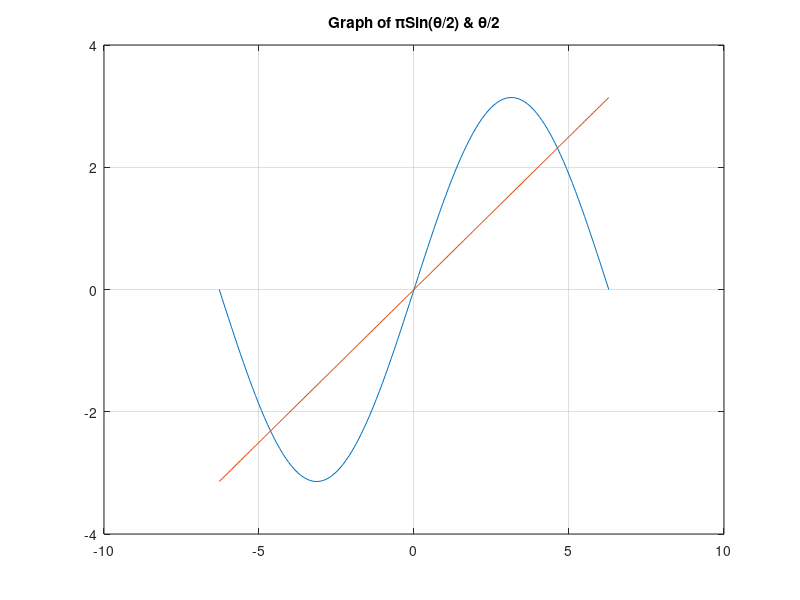
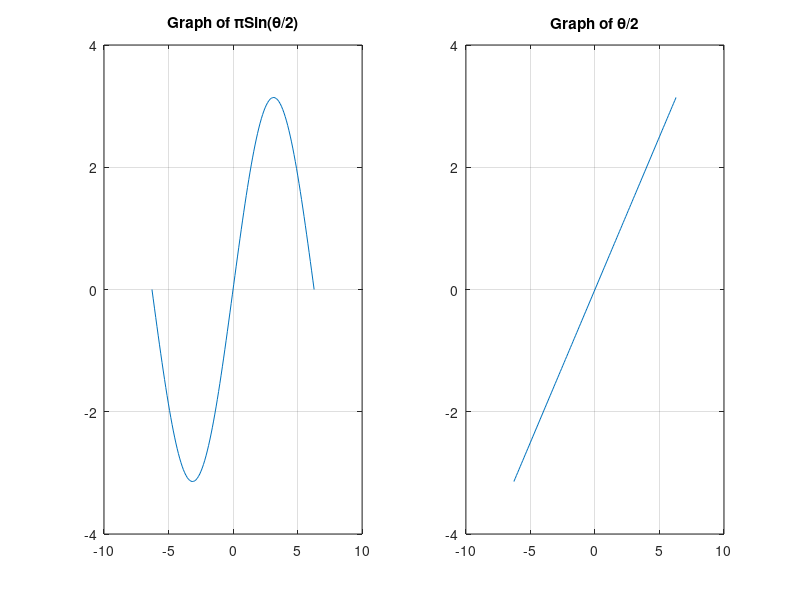

Source code (MATLAB) for these figures, in order: (Note: this script raises an error after producing the figures.)
%Roshan Jaiswal-Ferri
%Section - 03
%Aero 300 Lab 1 - Review of the MATLAB Environment: 4/5/24 (PRACTICE)

%%

close all;      %Clears all
clear all;      %Clears Workspace
clc;            %Clears Command Window

%% PART 1: Plotting
o = -2*pi; %Setting bounds to variables
p = 2*pi;


theta = linspace(o,p,130); %Creating vector with proper bounds and stepping

y = pi*sin(theta/2); %Given Function

g = theta/2; %Other given function

figure; %Creating a figure with overlayed functions
plot(theta, y)
hold on
plot(theta, g)
grid on;
title('Graph of πSin(θ/2) & θ/2')

figure; %Creating a figure where both functions recieve their own subplot
subplot(1,2,1)
plot(theta, y)
hold on
title('Graph of πSin(θ/2)')
grid on;
subplot(1,2,2)
plot(theta, g)
grid on;
title('Graph of θ/2')

%% PART 2: Creating Vectors

y=1;
x = linspace(0,10,100000); %Creating a vector from 1 to 10 with 100000 steps
r1 = zeros(1,100000); %Creating an r1 zero vector
r2 = zeros(1,100000); %Creating an r2 zero vector

tic %Start stopwatch
for i = 1:100000 %looping 100000 times and substituting each value in from their corresponding vector positions
    u = x(1,i);
    r1(1,i) = 3*(u^3)-(u^2)-1;
end

disp(['R1: ', num2str(r1)]); %idk if we were supposed to print the 100000 long vectors but here they are
g = toc; %End timer
disp(['Time to Calculate R1 using for loop: ', num2str(g)])

tic %Start new timer
r2 = 3*x.^3-x.^2-1; %the period tells matlab that it is working with a matrix
disp(['R2: ', num2str(r2)]);
v = toc; %End timer
disp(['Time to Calculate R2 not using for loop: ', num2str(v)])

%There are fewer lines of code for matlab to process when you are not using
%the for loop, which means the process is better optimized for matlab and
%will run faster than a for loop which has more lines of code to process

%% PART 3: Average of a List

x = rand(1,500); %Creating 500 unit long vector with random numbers

l = length(x); %taking length of vector

[avgx] = avg(x,l); %calling function and inputing vector and vector length to calculate avg value

disp(['Using my avg function: ',num2str(avgx)])

disp(['Using matlabs mean function: ',num2str(mean(x))])

%% PART 4: Calculating Pi

k = 0; %Assigning iteration to k
Pisum = 0; %Creating Pisum
a = zeros(1,20); %creating a vector of zeros to more efficiently store the first 20 calculations
e = zeros(1,10000); %creating a 10000 unit long vector to store percent error
m = linspace(1,20,20); %Creating a 20 unit long vector with steps of 1 for subplot axis
l = linspace(1,10000,10000); %Creating a 10000 unit long vector with steps of 10000 for subplot axis

while abs(pi-(4*Pisum)) > 1e-4
    k = k + 1;
    temp = 0; 
    temp = ((-1)^(k+1))/(2*k-1); %calculating
    Pisum = Pisum + temp; %adding k value to total sum
    e(1,k) = abs((((Pisum*4)-pi)/(pi))*100); %Calculating Percent error
    if k <= 20 %Stores the first 20 calculations in vector a
        a(1,k) = Pisum*4;
    end

end
Pisum = 4*Pisum;

figure;
subplot(1,2,1) %Creating sub plots with gridlines
plot(m, a)
hold on
title('π Estimation vs Iteration')
xlabel('Iteration #')
ylabel('π Estimate')
grid on;
subplot(1,2,2)
semilogx(l,e) %Log scale on x axis
grid on;
title('Percent Error vs Iteration')
xlabel('Iteration # (Log)')
ylabel('Percent Error')

%publish outputs only first then code as pdf, then merge into one
